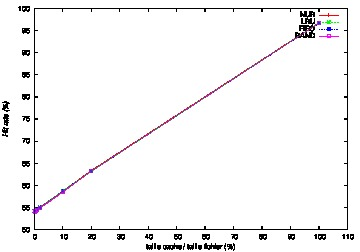

This figure's gnuplot source:
set style data linespoints
set xlabel "taille cache / taille fichier (%)"
set ylabel "Hit rate (%)" font "Helvetica-Oblique"
set label "Effet de la taille du cache (test )" font "Helvetica-Bold,18" at 400,70
set encoding utf8
set terminal postscript eps color
set output "t3-cache_size-inv.eps"
plot "t3-cache_size-inv" using 1:2 t "NUR", "t3-cache_size-inv" using 1:3 t "LRU", "t3-cache_size-inv" using 1:4 t "FIFO", "t3-cache_size-inv" using 1:5 t "RAND"
